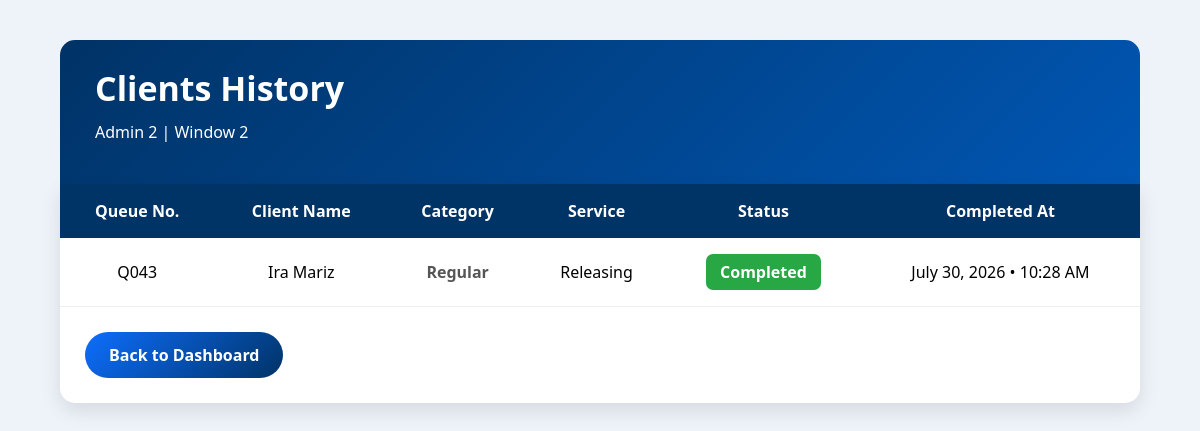
Before: /admin/history.php (signed in) with the older database file.
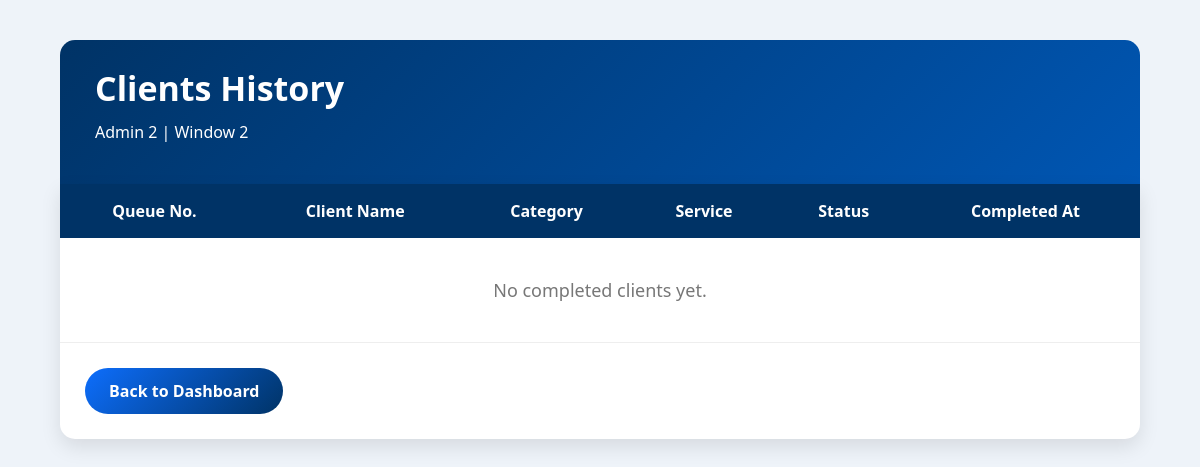
After: the same page with the newer database file.
### tables this page shows
CREATE TABLE `queue` (
  `queue_id` int(11) NOT NULL,
  `queue_number` varchar(20) NOT NULL,
  `client_name` varchar(100) NOT NULL,
  `service_id` int(11) NOT NULL,
  `window_no` int(11) DEFAULT NULL,
  `status` varchar(30) NOT NULL,
  `called_at` timestamp NULL DEFAULT NULL,
  `created_at` timestamp NOT NULL DEFAULT current_timestamp(),
  `completed_by` int(11) DEFAULT NULL,
  `completed_at` datetime DEFAULT NULL,
  `senior_citizen` varchar(50) NOT NULL DEFAULT 'No',
  `cancelled_at` datetime DEFAULT NULL
);

CREATE TABLE `services` (
  `service_id` int(11) NOT NULL,
  `service_name` varchar(100) NOT NULL,
  `status` enum('Active','Inactive') DEFAULT 'Active',
  `created_at` timestamp NOT NULL DEFAULT current_timestamp()
);

### admin/history.php (the view, shortened to what this page needs)
<?php
require_once("../includes/db.php");
$admin_id = $_SESSION['user_id'];
$result = mysqli_query($conn, "
SELECT q.*, s.service_name
FROM queue q
JOIN services s
ON q.service_id = s.service_id
WHERE q.status IN ('Completed','Unavailable')
AND q.completed_by='$admin_id'
ORDER BY
CASE
    WHEN q.status='Completed' THEN q.completed_at
    WHEN q.status='Unavailable' THEN q.cancelled_at
END DESC
");
?>
<!DOCTYPE html>
<html>
<head>
</head>
<body>
<div class="container">
<div class="header">
<h1>
Clients History
</h1>
<p>
<?= htmlspecialchars($_SESSION['fullname']); ?>
|
Window <?= htmlspecialchars($_SESSION['window_no']); ?>
</p>
</div>
<div class="card">
<table>
<tr>
<th>Queue No.</th>
<th>Client Name</th>
<th>Category</th>
<th>Service</th>
<th>Status</th>
<th>Completed At</th>
</tr>
<?php if(mysqli_num_rows($result)>0){ ?>
<?php while($row=mysqli_fetch_assoc($result)){ ?>
<tr>
<td>
<?= htmlspecialchars($row['queue_number']); ?>
</td>
<td>
<?= htmlspecialchars($row['client_name']); ?>
</td>
<td>
<?php if($row['senior_citizen']=="Yes"){ ?>
<span class="badge-senior">
Senior Citizen
</span>
<?php }else{ ?>
<span class="badge-regular">
Regular
</span>
<?php } ?>
</td>
<td>
<?= htmlspecialchars($row['service_name']); ?>
</td>
<td>
<?php if($row['status']=="Completed"){ ?>
    <span class="badge-completed">Completed</span>
<?php } elseif($row['status']=="Unavailable"){ ?>
    <span class="badge-cancelled">Unavailable</span>
<?php } elseif($row['status']=="Cancelled"){ ?>
    <span class="badge-cancelled">Cancelled</span>
<?php } ?>
</td>
<td>
<?php
$date = "";
if($row['status']=="Completed"){
    $date = $row['completed_at'];
}else if($row['status']=="Unavailable"){
    $date = $row['cancelled_at'];
}
if(!empty($date)){
    echo date("F j, Y • g:i A", strtotime($date));
}else{
    echo "-";
}
?>
</td>
</tr>
<?php } ?>
<?php }else{ ?>
<tr>
<td colspan="6" class="empty">
No completed clients yet.
</td>
</tr>
<?php } ?>
</table>
<a href="dashboard.php" class="btn-back">
Back to Dashboard
</a>
</div>
</div>
</body>
</html>

Changed rows visible on the page:
removed queue: queue_number "Q043", client_name "Ira Mariz", senior_citizen "Regular", service.service_name "Releasing", status "Completed", completed_at "July 30, 2026 • 10:28 AM"
Other visible differences:
text now shown: "No completed clients yet."
